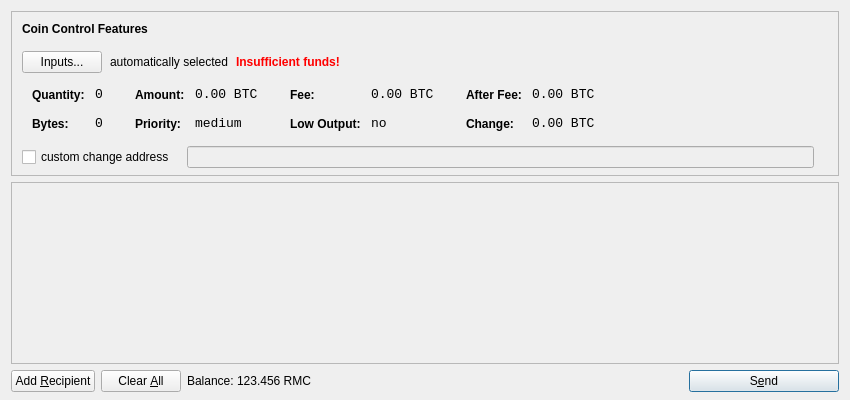
<?xml version="1.0" encoding="UTF-8"?>
<ui version="4.0">
 <class>SendCoinsDialog</class>
 <widget class="QDialog" name="SendCoinsDialog">
  <property name="geometry">
   <rect>
    <x>0</x>
    <y>0</y>
    <width>850</width>
    <height>400</height>
   </rect>
  </property>
  <property name="windowTitle">
   <string>Send Coins</string>
  </property>
  <layout class="QVBoxLayout" name="verticalLayout" stretch="0,1,0">
   <property name="bottomMargin">
    <number>8</number>
   </property>
   <item>
    <widget class="QFrame" name="frameCoinControl">
     <property name="sizePolicy">
      <sizepolicy hsizetype="Expanding" vsizetype="Expanding">
       <horstretch>0</horstretch>
       <verstretch>0</verstretch>
      </sizepolicy>
     </property>
     <property name="maximumSize">
      <size>
       <width>16777215</width>
       <height>16777215</height>
      </size>
     </property>
     <property name="frameShape">
      <enum>QFrame::StyledPanel</enum>
     </property>
     <property name="frameShadow">
      <enum>QFrame::Sunken</enum>
     </property>
     <layout class="QVBoxLayout" name="verticalLayoutCoinControl2">
      <property name="spacing">
       <number>-1</number>
      </property>
      <property name="leftMargin">
       <number>0</number>
      </property>
      <property name="topMargin">
       <number>0</number>
      </property>
      <property name="rightMargin">
       <number>0</number>
      </property>
      <property name="bottomMargin">
       <number>6</number>
      </property>
      <item>
       <layout class="QVBoxLayout" name="verticalLayoutCoinControl" stretch="0,0,0,0,1">
        <property name="spacing">
         <number>0</number>
        </property>
        <property name="leftMargin">
         <number>10</number>
        </property>
        <property name="topMargin">
         <number>10</number>
        </property>
        <item>
         <layout class="QHBoxLayout" name="horizontalLayoutCoinControl1">
          <property name="bottomMargin">
           <number>15</number>
          </property>
          <item>
           <widget class="QLabel" name="labelCoinControlFeatures">
            <property name="sizePolicy">
             <sizepolicy hsizetype="Preferred" vsizetype="Maximum">
              <horstretch>0</horstretch>
              <verstretch>0</verstretch>
             </sizepolicy>
            </property>
            <property name="font">
             <font>
              <weight>75</weight>
              <bold>true</bold>
             </font>
            </property>
            <property name="styleSheet">
             <string notr="true">font-weight:bold;</string>
            </property>
            <property name="text">
             <string>Coin Control Features</string>
            </property>
           </widget>
          </item>
         </layout>
        </item>
        <item>
         <layout class="QHBoxLayout" name="horizontalLayoutCoinControl2" stretch="0,0,0,0">
          <property name="spacing">
           <number>8</number>
          </property>
          <property name="bottomMargin">
           <number>10</number>
          </property>
          <item>
           <widget class="QPushButton" name="pushButtonCoinControl">
            <property name="styleSheet">
             <string notr="true"/>
            </property>
            <property name="text">
             <string>Inputs...</string>
            </property>
           </widget>
          </item>
          <item>
           <widget class="QLabel" name="labelCoinControlAutomaticallySelected">
            <property name="text">
             <string>automatically selected</string>
            </property>
            <property name="margin">
             <number>5</number>
            </property>
           </widget>
          </item>
          <item>
           <widget class="QLabel" name="labelCoinControlInsuffFunds">
            <property name="font">
             <font>
              <weight>75</weight>
              <bold>true</bold>
             </font>
            </property>
            <property name="styleSheet">
             <string notr="true">color:red;font-weight:bold;</string>
            </property>
            <property name="text">
             <string>Insufficient funds!</string>
            </property>
            <property name="margin">
             <number>5</number>
            </property>
           </widget>
          </item>
          <item>
           <spacer name="horizontalSpacerCoinControl">
            <property name="orientation">
             <enum>Qt::Horizontal</enum>
            </property>
            <property name="sizeHint" stdset="0">
             <size>
              <width>40</width>
              <height>1</height>
             </size>
            </property>
           </spacer>
          </item>
         </layout>
        </item>
        <item>
         <widget class="QWidget" name="widgetCoinControl" native="true">
          <property name="sizePolicy">
           <sizepolicy hsizetype="Preferred" vsizetype="Preferred">
            <horstretch>0</horstretch>
            <verstretch>0</verstretch>
           </sizepolicy>
          </property>
          <property name="minimumSize">
           <size>
            <width>0</width>
            <height>0</height>
           </size>
          </property>
          <property name="styleSheet">
           <string notr="true"/>
          </property>
          <layout class="QHBoxLayout" name="horizontalLayoutCoinControl5">
           <property name="margin">
            <number>0</number>
           </property>
           <item>
            <layout class="QHBoxLayout" name="horizontalLayoutCoinControl3" stretch="0,0,0,1">
             <property name="spacing">
              <number>20</number>
             </property>
             <property name="topMargin">
              <number>0</number>
             </property>
             <property name="bottomMargin">
              <number>10</number>
             </property>
             <item>
              <layout class="QFormLayout" name="formLayoutCoinControl1">
               <property name="horizontalSpacing">
                <number>10</number>
               </property>
               <property name="verticalSpacing">
                <number>14</number>
               </property>
               <property name="leftMargin">
                <number>10</number>
               </property>
               <property name="topMargin">
                <number>4</number>
               </property>
               <property name="rightMargin">
                <number>6</number>
               </property>
               <item row="0" column="0">
                <widget class="QLabel" name="labelCoinControlQuantityText">
                 <property name="styleSheet">
                  <string notr="true">font-weight:bold;</string>
                 </property>
                 <property name="text">
                  <string>Quantity:</string>
                 </property>
                 <property name="margin">
                  <number>0</number>
                 </property>
                </widget>
               </item>
               <item row="0" column="1">
                <widget class="QLabel" name="labelCoinControlQuantity">
                 <property name="font">
                  <font>
                   <family>Monospace</family>
                   <pointsize>10</pointsize>
                  </font>
                 </property>
                 <property name="cursor">
                  <cursorShape>IBeamCursor</cursorShape>
                 </property>
                 <property name="contextMenuPolicy">
                  <enum>Qt::ActionsContextMenu</enum>
                 </property>
                 <property name="text">
                  <string notr="true">0</string>
                 </property>
                 <property name="margin">
                  <number>0</number>
                 </property>
                 <property name="textInteractionFlags">
                  <set>Qt::LinksAccessibleByMouse|Qt::TextSelectableByKeyboard|Qt::TextSelectableByMouse</set>
                 </property>
                </widget>
               </item>
               <item row="1" column="0">
                <widget class="QLabel" name="labelCoinControlBytesText">
                 <property name="styleSheet">
                  <string notr="true">font-weight:bold;</string>
                 </property>
                 <property name="text">
                  <string>Bytes:</string>
                 </property>
                </widget>
               </item>
               <item row="1" column="1">
                <widget class="QLabel" name="labelCoinControlBytes">
                 <property name="font">
                  <font>
                   <family>Monospace</family>
                   <pointsize>10</pointsize>
                  </font>
                 </property>
                 <property name="cursor">
                  <cursorShape>IBeamCursor</cursorShape>
                 </property>
                 <property name="contextMenuPolicy">
                  <enum>Qt::ActionsContextMenu</enum>
                 </property>
                 <property name="text">
                  <string notr="true">0</string>
                 </property>
                 <property name="textInteractionFlags">
                  <set>Qt::LinksAccessibleByMouse|Qt::TextSelectableByKeyboard|Qt::TextSelectableByMouse</set>
                 </property>
                </widget>
               </item>
              </layout>
             </item>
             <item>
              <layout class="QFormLayout" name="formLayoutCoinControl2">
               <property name="horizontalSpacing">
                <number>10</number>
               </property>
               <property name="verticalSpacing">
                <number>14</number>
               </property>
               <property name="leftMargin">
                <number>6</number>
               </property>
               <property name="topMargin">
                <number>4</number>
               </property>
               <property name="rightMargin">
                <number>6</number>
               </property>
               <item row="0" column="0">
                <widget class="QLabel" name="labelCoinControlAmountText">
                 <property name="styleSheet">
                  <string notr="true">font-weight:bold;</string>
                 </property>
                 <property name="text">
                  <string>Amount:</string>
                 </property>
                 <property name="margin">
                  <number>0</number>
                 </property>
                </widget>
               </item>
               <item row="0" column="1">
                <widget class="QLabel" name="labelCoinControlAmount">
                 <property name="font">
                  <font>
                   <family>Monospace</family>
                   <pointsize>10</pointsize>
                  </font>
                 </property>
                 <property name="cursor">
                  <cursorShape>IBeamCursor</cursorShape>
                 </property>
                 <property name="contextMenuPolicy">
                  <enum>Qt::ActionsContextMenu</enum>
                 </property>
                 <property name="text">
                  <string notr="true">0.00 BTC</string>
                 </property>
                 <property name="textInteractionFlags">
                  <set>Qt::LinksAccessibleByMouse|Qt::TextSelectableByKeyboard|Qt::TextSelectableByMouse</set>
                 </property>
                </widget>
               </item>
               <item row="1" column="0">
                <widget class="QLabel" name="labelCoinControlPriorityText">
                 <property name="styleSheet">
                  <string notr="true">font-weight:bold;</string>
                 </property>
                 <property name="text">
                  <string>Priority:</string>
                 </property>
                </widget>
               </item>
               <item row="1" column="1">
                <widget class="QLabel" name="labelCoinControlPriority">
                 <property name="font">
                  <font>
                   <family>Monospace</family>
                   <pointsize>10</pointsize>
                  </font>
                 </property>
                 <property name="cursor">
                  <cursorShape>IBeamCursor</cursorShape>
                 </property>
                 <property name="contextMenuPolicy">
                  <enum>Qt::ActionsContextMenu</enum>
                 </property>
                 <property name="text">
                  <string>medium</string>
                 </property>
                 <property name="textInteractionFlags">
                  <set>Qt::LinksAccessibleByMouse|Qt::TextSelectableByKeyboard|Qt::TextSelectableByMouse</set>
                 </property>
                </widget>
               </item>
              </layout>
             </item>
             <item>
              <layout class="QFormLayout" name="formLayoutCoinControl3">
               <property name="horizontalSpacing">
                <number>10</number>
               </property>
               <property name="verticalSpacing">
                <number>14</number>
               </property>
               <property name="leftMargin">
                <number>6</number>
               </property>
               <property name="topMargin">
                <number>4</number>
               </property>
               <property name="rightMargin">
                <number>6</number>
               </property>
               <item row="0" column="0">
                <widget class="QLabel" name="labelCoinControlFeeText">
                 <property name="styleSheet">
                  <string notr="true">font-weight:bold;</string>
                 </property>
                 <property name="text">
                  <string>Fee:</string>
                 </property>
                 <property name="margin">
                  <number>0</number>
                 </property>
                </widget>
               </item>
               <item row="0" column="1">
                <widget class="QLabel" name="labelCoinControlFee">
                 <property name="font">
                  <font>
                   <family>Monospace</family>
                   <pointsize>10</pointsize>
                  </font>
                 </property>
                 <property name="cursor">
                  <cursorShape>IBeamCursor</cursorShape>
                 </property>
                 <property name="contextMenuPolicy">
                  <enum>Qt::ActionsContextMenu</enum>
                 </property>
                 <property name="text">
                  <string notr="true">0.00 BTC</string>
                 </property>
                 <property name="textInteractionFlags">
                  <set>Qt::LinksAccessibleByMouse|Qt::TextSelectableByKeyboard|Qt::TextSelectableByMouse</set>
                 </property>
                </widget>
               </item>
               <item row="1" column="0">
                <widget class="QLabel" name="labelCoinControlLowOutputText">
                 <property name="styleSheet">
                  <string notr="true">font-weight:bold;</string>
                 </property>
                 <property name="text">
                  <string>Low Output:</string>
                 </property>
                </widget>
               </item>
               <item row="1" column="1">
                <widget class="QLabel" name="labelCoinControlLowOutput">
                 <property name="font">
                  <font>
                   <family>Monospace</family>
                   <pointsize>10</pointsize>
                  </font>
                 </property>
                 <property name="cursor">
                  <cursorShape>IBeamCursor</cursorShape>
                 </property>
                 <property name="contextMenuPolicy">
                  <enum>Qt::ActionsContextMenu</enum>
                 </property>
                 <property name="text">
                  <string>no</string>
                 </property>
                 <property name="textInteractionFlags">
                  <set>Qt::LinksAccessibleByMouse|Qt::TextSelectableByKeyboard|Qt::TextSelectableByMouse</set>
                 </property>
                </widget>
               </item>
              </layout>
             </item>
             <item>
              <layout class="QFormLayout" name="formLayoutCoinControl4">
               <property name="horizontalSpacing">
                <number>10</number>
               </property>
               <property name="verticalSpacing">
                <number>14</number>
               </property>
               <property name="leftMargin">
                <number>6</number>
               </property>
               <property name="topMargin">
                <number>4</number>
               </property>
               <property name="rightMargin">
                <number>6</number>
               </property>
               <item row="0" column="0">
                <widget class="QLabel" name="labelCoinControlAfterFeeText">
                 <property name="styleSheet">
                  <string notr="true">font-weight:bold;</string>
                 </property>
                 <property name="text">
                  <string>After Fee:</string>
                 </property>
                 <property name="margin">
                  <number>0</number>
                 </property>
                </widget>
               </item>
               <item row="0" column="1">
                <widget class="QLabel" name="labelCoinControlAfterFee">
                 <property name="font">
                  <font>
                   <family>Monospace</family>
                   <pointsize>10</pointsize>
                  </font>
                 </property>
                 <property name="cursor">
                  <cursorShape>IBeamCursor</cursorShape>
                 </property>
                 <property name="contextMenuPolicy">
                  <enum>Qt::ActionsContextMenu</enum>
                 </property>
                 <property name="text">
                  <string notr="true">0.00 BTC</string>
                 </property>
                 <property name="textInteractionFlags">
                  <set>Qt::LinksAccessibleByMouse|Qt::TextSelectableByKeyboard|Qt::TextSelectableByMouse</set>
                 </property>
                </widget>
               </item>
               <item row="1" column="0">
                <widget class="QLabel" name="labelCoinControlChangeText">
                 <property name="styleSheet">
                  <string notr="true">font-weight:bold;</string>
                 </property>
                 <property name="text">
                  <string>Change:</string>
                 </property>
                </widget>
               </item>
               <item row="1" column="1">
                <widget class="QLabel" name="labelCoinControlChange">
                 <property name="font">
                  <font>
                   <family>Monospace</family>
                   <pointsize>10</pointsize>
                  </font>
                 </property>
                 <property name="cursor">
                  <cursorShape>IBeamCursor</cursorShape>
                 </property>
                 <property name="contextMenuPolicy">
                  <enum>Qt::ActionsContextMenu</enum>
                 </property>
                 <property name="text">
                  <string notr="true">0.00 BTC</string>
                 </property>
                 <property name="textInteractionFlags">
                  <set>Qt::LinksAccessibleByMouse|Qt::TextSelectableByKeyboard|Qt::TextSelectableByMouse</set>
                 </property>
                </widget>
               </item>
              </layout>
             </item>
            </layout>
           </item>
          </layout>
         </widget>
        </item>
        <item>
         <layout class="QHBoxLayout" name="horizontalLayoutCoinControl4" stretch="0,0,0">
          <property name="spacing">
           <number>12</number>
          </property>
          <property name="sizeConstraint">
           <enum>QLayout::SetDefaultConstraint</enum>
          </property>
          <property name="topMargin">
           <number>5</number>
          </property>
          <property name="rightMargin">
           <number>5</number>
          </property>
          <item>
           <widget class="QCheckBox" name="checkBoxCoinControlChange">
            <property name="text">
             <string>custom change address</string>
            </property>
           </widget>
          </item>
          <item>
           <widget class="QLineEdit" name="lineEditCoinControlChange">
            <property name="enabled">
             <bool>false</bool>
            </property>
            <property name="sizePolicy">
             <sizepolicy hsizetype="Expanding" vsizetype="Fixed">
              <horstretch>0</horstretch>
              <verstretch>0</verstretch>
             </sizepolicy>
            </property>
           </widget>
          </item>
          <item>
           <widget class="QLabel" name="labelCoinControlChangeLabel">
            <property name="sizePolicy">
             <sizepolicy hsizetype="Preferred" vsizetype="Expanding">
              <horstretch>0</horstretch>
              <verstretch>0</verstretch>
             </sizepolicy>
            </property>
            <property name="minimumSize">
             <size>
              <width>0</width>
              <height>0</height>
             </size>
            </property>
            <property name="text">
             <string/>
            </property>
            <property name="margin">
             <number>3</number>
            </property>
           </widget>
          </item>
         </layout>
        </item>
        <item>
         <spacer name="verticalSpacerCoinControl">
          <property name="orientation">
           <enum>Qt::Vertical</enum>
          </property>
          <property name="sizeHint" stdset="0">
           <size>
            <width>800</width>
            <height>1</height>
           </size>
          </property>
         </spacer>
        </item>
       </layout>
      </item>
     </layout>
    </widget>
   </item>
   <item>
    <widget class="QScrollArea" name="scrollArea">
     <property name="widgetResizable">
      <bool>true</bool>
     </property>
     <widget class="QWidget" name="scrollAreaWidgetContents">
      <property name="geometry">
       <rect>
        <x>0</x>
        <y>0</y>
        <width>830</width>
        <height>165</height>
       </rect>
      </property>
      <layout class="QVBoxLayout" name="verticalLayout_2">
       <property name="margin">
        <number>0</number>
       </property>
       <item>
        <layout class="QVBoxLayout" name="entries">
         <property name="spacing">
          <number>6</number>
         </property>
        </layout>
       </item>
       <item>
        <spacer name="verticalSpacer">
         <property name="orientation">
          <enum>Qt::Vertical</enum>
         </property>
         <property name="sizeHint" stdset="0">
          <size>
           <width>20</width>
           <height>40</height>
          </size>
         </property>
        </spacer>
       </item>
      </layout>
     </widget>
    </widget>
   </item>
   <item>
    <layout class="QHBoxLayout" name="horizontalLayout">
     <item>
      <widget class="QPushButton" name="addButton">
       <property name="toolTip">
        <string>Send to multiple recipients at once</string>
       </property>
       <property name="text">
        <string>Add &amp;Recipient</string>
       </property>
       <property name="icon">
        <iconset resource="../bitcoin.qrc">
         <normaloff>:/icons/add</normaloff>:/icons/add</iconset>
       </property>
       <property name="autoDefault">
        <bool>false</bool>
       </property>
      </widget>
     </item>
     <item>
      <widget class="QPushButton" name="clearButton">
       <property name="sizePolicy">
        <sizepolicy hsizetype="Minimum" vsizetype="Fixed">
         <horstretch>0</horstretch>
         <verstretch>0</verstretch>
        </sizepolicy>
       </property>
       <property name="toolTip">
        <string>Remove all transaction fields</string>
       </property>
       <property name="text">
        <string>Clear &amp;All</string>
       </property>
       <property name="icon">
        <iconset resource="../bitcoin.qrc">
         <normaloff>:/icons/remove</normaloff>:/icons/remove</iconset>
       </property>
       <property name="autoRepeatDelay">
        <number>300</number>
       </property>
       <property name="autoDefault">
        <bool>false</bool>
       </property>
      </widget>
     </item>
     <item>
      <layout class="QHBoxLayout" name="horizontalLayout_2">
       <property name="spacing">
        <number>3</number>
       </property>
       <item>
        <widget class="QLabel" name="label">
         <property name="text">
          <string>Balance:</string>
         </property>
        </widget>
       </item>
       <item>
        <widget class="QLabel" name="labelBalance">
         <property name="cursor">
          <cursorShape>IBeamCursor</cursorShape>
         </property>
         <property name="text">
          <string>123.456 RMC</string>
         </property>
         <property name="textInteractionFlags">
          <set>Qt::LinksAccessibleByMouse|Qt::TextSelectableByKeyboard|Qt::TextSelectableByMouse</set>
         </property>
        </widget>
       </item>
      </layout>
     </item>
     <item>
      <spacer name="horizontalSpacer">
       <property name="orientation">
        <enum>Qt::Horizontal</enum>
       </property>
       <property name="sizeHint" stdset="0">
        <size>
         <width>40</width>
         <height>20</height>
        </size>
       </property>
      </spacer>
     </item>
     <item>
      <widget class="QPushButton" name="sendButton">
       <property name="minimumSize">
        <size>
         <width>150</width>
         <height>0</height>
        </size>
       </property>
       <property name="toolTip">
        <string>Confirm the send action</string>
       </property>
       <property name="text">
        <string>S&amp;end</string>
       </property>
       <property name="icon">
        <iconset resource="../bitcoin.qrc">
         <normaloff>:/icons/send</normaloff>:/icons/send</iconset>
       </property>
       <property name="default">
        <bool>true</bool>
       </property>
      </widget>
     </item>
    </layout>
   </item>
  </layout>
 </widget>
 <resources>
  <include location="../bitcoin.qrc"/>
 </resources>
 <connections/>
</ui>
